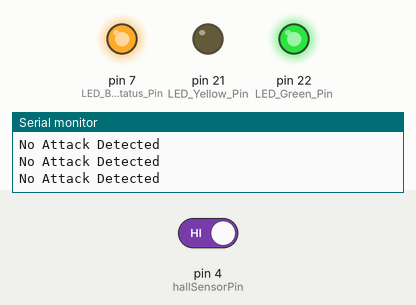
This sketch was run on a simulated Arduino Mega 2560, built with avr-gcc and run on an emulated ATmega2560. Parts: output pins drawn as LEDs (lit = HIGH), the last lines printed to the serial monitor. Inputs (shaded band) come from the test bench; at power-on: pin 4 (hallSensorPin) HIGH. Pins used as bus, display or sensor lines are not drawn.

Above: at 1.2 s.
1.3 s: pin 4 (hallSensorPin) driven LOW
At 2.2 s:
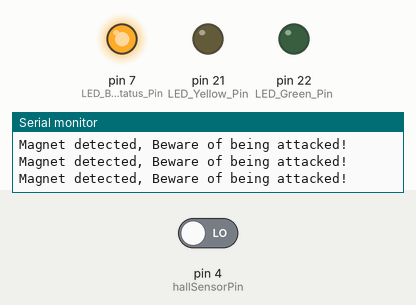
2.8 s: pin 4 (hallSensorPin) driven HIGH
At 3.8 s:
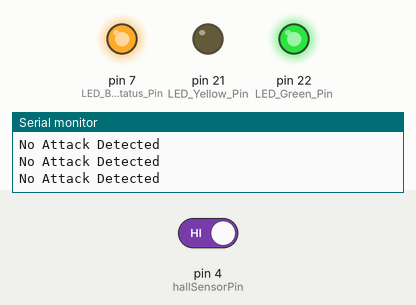
Timing chart, 0 to 5.8 s (numbered marks = the images above; inputs shaded):
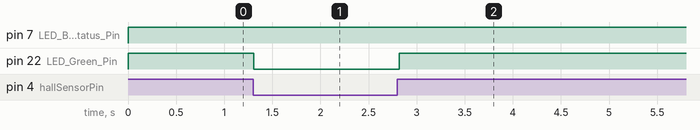

The sketch:

HallSensor.ino
```cpp
#include <Wire.h>

const int hallSensorPin = 4;         // Pin connected to the BU52011 Hall sensor
const int LED_Red_Pin = 1;           //Led_Rot
const int LED_Board_Status_Pin = 7;  //Board Satus Led
const int LED_Green_Pin = 22;        //Led_Grün
const int LED_Yellow_Pin = 21;       //Led_Gelb
const int Buzzer = 0;
const unsigned long buzzerDuration = 2000;
void setup() {
  Serial.begin(115200);
  while (!Serial)
    ;  // Wait for serial monitor to open
  pinMode(LED_Board_Status_Pin, OUTPUT);
  pinMode(LED_Red_Pin, OUTPUT);
  pinMode(LED_Green_Pin, OUTPUT);
  pinMode(LED_Yellow_Pin, OUTPUT);
  pinMode(Buzzer, OUTPUT);
  pinMode(hallSensorPin, INPUT);  // Set the hall sensor pin as input
}

void loop() {
  int magnetState = digitalRead(hallSensorPin);  // Read the state of the hall sensor
  digitalWrite(LED_Board_Status_Pin, HIGH);
  //Based on Datasheet if there ist magnet field present state will be Low
  if (magnetState == LOW) {
    Serial.println("Magnet detected, Beware of being attacked!");
    digitalWrite(LED_Red_Pin, HIGH);
    digitalWrite(LED_Green_Pin, LOW);
    digitalWrite(Buzzer, HIGH);
  } else {
    Serial.println("No Attack Detected");
    digitalWrite(Buzzer, LOW);
    digitalWrite(LED_Red_Pin, LOW);
    digitalWrite(LED_Green_Pin, HIGH);
  }
  delay(50);
}
```

Measured:
- after the input at 1.3 s, pin 22 (LED_Green_Pin): HIGH → LOW at once
- after the input at 2.8 s, pin 22 (LED_Green_Pin): LOW → HIGH at once
